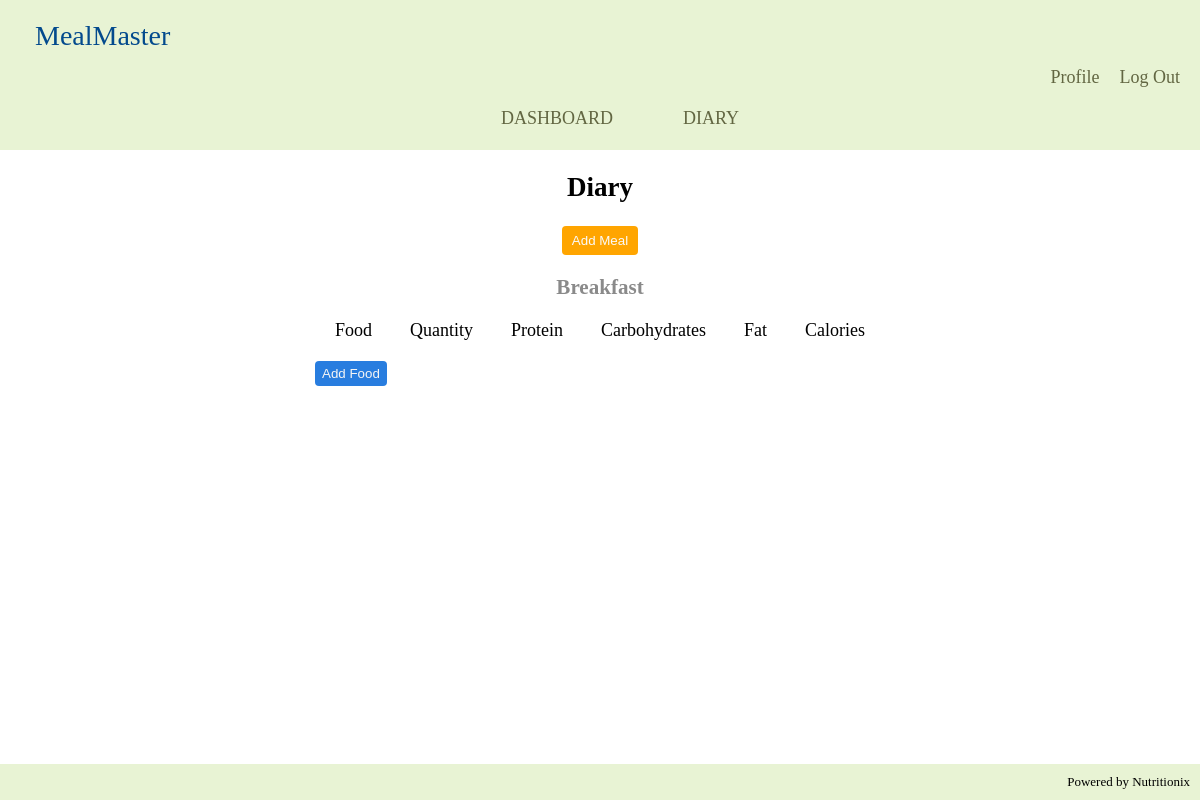
The page /diary (signed in) on the database as committed earlier.
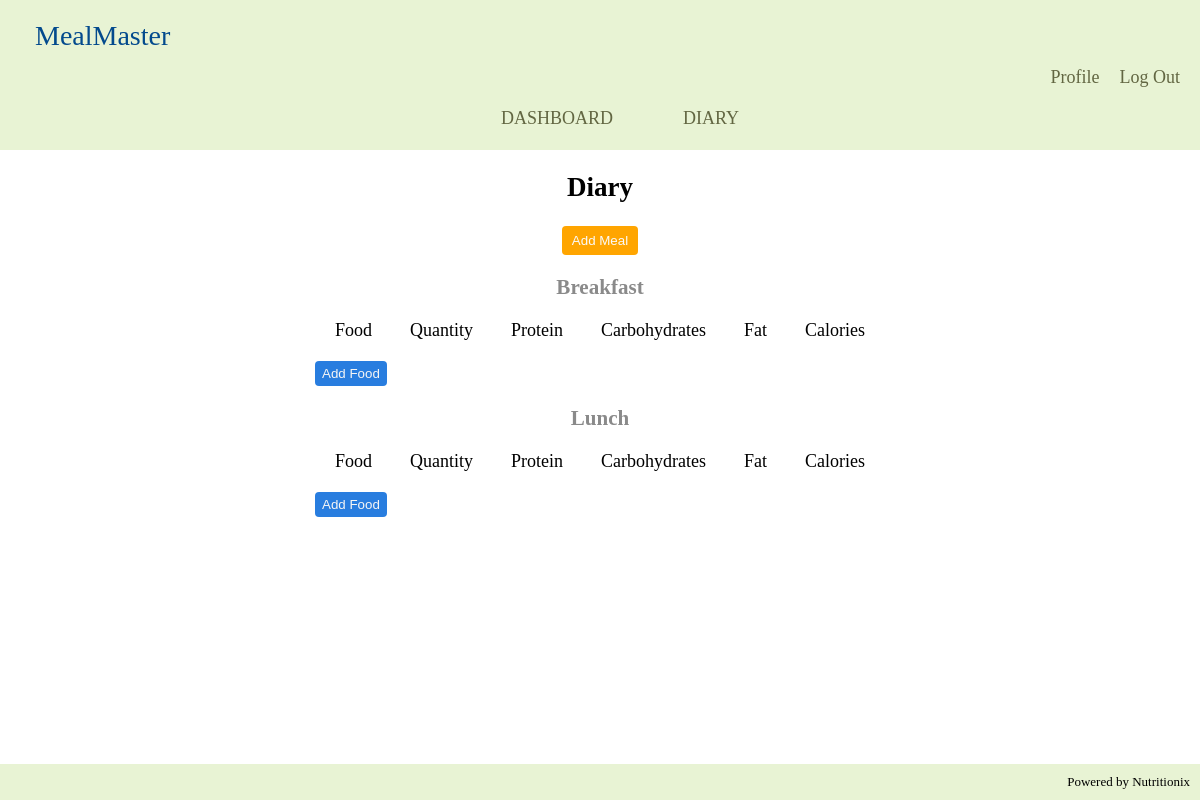
The same page on the database as committed later.
### tables this page shows
CREATE TABLE meals (meal_id integer primary key, meal_name text collate nocase unique not null, username text not null, foreign key (username) references users(username));

### app.py (the view)
@app.route("/diary")
@login_required
def diary():
    current_user = session['username']
    meals = []
    try:
        conn, cursor = connect_to_db()
        cursor.execute("SELECT meal_name from meals WHERE username  = ?", (session['username'],))
        records = cursor.fetchall()
        for record in records:
            meals.append(record[0])
    except sqlite3.Error as e:
        flash("Error fetching meals")
        print("Error in db while fetching meals -", e)
    finally:
        conn.close()
    return render_template("diary.html", current_user=current_user, meals=meals)

### app.py (called while the page is built)
def connect_to_db():
    conn = sqlite3.connect('database.db')
    cursor = conn.cursor()
    return conn, cursor

def login_required(f):
    @wraps(f)
    def decorated_function(*args, **kwargs):
        if 'username' not in session:
            return redirect(url_for('unauthorized'))
        return f(*args, **kwargs)
    return decorated_function

### templates/diary.html (shortened to what this page needs)
{% extends "layout.html" %}
{% block link_styles %}
<link rel="stylesheet" href="/static/diary.css">
{% endblock %}
{% block main %}
<section class="diary-section">
    <h2>Diary</h2>
    <form action="/add_meal" method="POST" id="add-meal-form">
        <button type="button" id="add-meal-btn">Add Meal</button>
    </form>
    {% if meals %}
        {% for meal in meals %}
            <div class="meal-tables-container">
                <div class="meal-table-box">
                    <h3 class="meal-table-name"> {{ meal }} </h3>
                    <table class="meal-table">
                        <thead>
                            <tr>
                                <th>Food</th>
                                <th>Quantity</th>
                                <th>Protein</th>
                                <th>Carbohydrates</th>
                                <th>Fat</th>
                                <th>Calories</th>
                            </tr>
                        </thead>
                    </table>
                    <button class="add-food-btn">Add Food</button>
                </div>
            </div>
        {% endfor %}
    {% endif %}
{% endblock %}

### templates/layout.html (shortened to what this page needs)
<!DOCTYPE html>
<html lang="en">
<head>
    <link rel="stylesheet" href="/static/header.css">
    <link rel="stylesheet" href="/static/general.css">
    {% block link_styles %} {% endblock %}
</head>
<body>
    <header class="main-header">
        <div class="header-logo">
            MealMaster
        </div>
        <div class="nav-section">
            {% if current_user %}
                <div class="nav-right">
                    <ul>
                        <li><a href="/profile">Profile</a></li>
                        <li><a href="/logout">Log Out</a></li>
                    </ul>
                </div>
                <div class="nav-bar">
                    <ul>
                        <li><a href="/dashboard">DASHBOARD</a></li>
                        <li><a href="/diary">DIARY</a></li>
                    </ul>
                </div>
            {% endif %}
        </div>
    </header>
    <main>
        {% block main %}{% endblock %}
    </main>
    <footer>
        Powered by Nutritionix
    </footer>
</body>
</html>

### static/header.css (style rules this page uses)
.main-header { display: flex; flex-direction: column; width: 100%; background-color:rgb(232, 243, 212); min-height: 150px; }
.header-logo { margin-left: 30px; margin-top: 15px; padding: 5px; font-size: 28px; font-family:Georgia, 'Times New Roman', Times, serif; font-weight: 500; color: rgb(3, 74, 141); }
.nav-section { display: flex; flex-direction: column; cursor: pointer; color:rgb(98, 102, 66); }
.nav-section div li { border-radius: 4px; }
.nav-right { align-self: flex-end; }
.nav-right ul { list-style: none; display: flex; margin: 0 10px 0 0; }
.nav-right li { padding: 10px; }
.nav-bar { align-self: center; }
.nav-bar ul { list-style: none; display: flex; margin: 0; }
.nav-bar li { padding: 10px 35px; }

### static/general.css (style rules this page uses)
body { margin: 0; padding: 0; font-size: 18px; display: flex; flex-direction: column; min-height: 100vh; }
main { position: relative; flex: 1; display: flex; max-width: 100%; flex-direction: column; align-items: center; }
footer { flex-shrink: 0; background-color:rgb(232, 243, 212); padding: 10px; margin-top: auto; display: flex; justify-content: end; font-size: small; }
a { text-decoration: none; color: inherit; }

### static/diary.css (style rules this page uses)
.diary-section { display: flex; flex-direction: column; align-items: center; }
#add-meal-form { display: flex; flex-direction: column; align-items: center; }
#add-meal-btn { padding: 7px 10px; border: 0; border-radius: 4px; background-color: orange; color: rgb(250, 250, 250); cursor: pointer; transition-duration: 0.15s; }
.meal-tables-container { display: flex; margin-top: 20px; }
.meal-table-box { display: flex; flex-direction: column; align-items: center; }
.meal-table-name { margin: 0; color: #8a8a8a; }
.meal-table th { font-weight: 500; padding: 1em; }
.add-food-btn { align-self: flex-start; padding: 5px 7px; border: 0; border-radius: 4px; background-color: rgb(40, 125, 223); color: whitesmoke; cursor: pointer; }

Rows that differ between the two databases and show on the page:
added meals: meal_name "Lunch"
